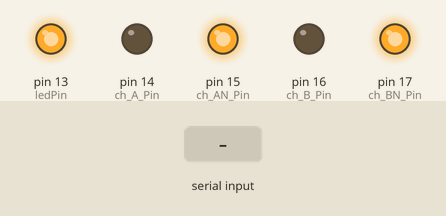
This sketch was run on a simulated Arduino Uno, built with avr-gcc and run on an emulated ATmega328P. Parts: output pins drawn as LEDs (lit = HIGH). Inputs (shaded band) come from the test bench.

Above: at 1.2 s.
1.3 s: "90,45\n" received over Serial
4.3 s: "30,150\n" received over Serial
7.3 s: "90,45\n" received over Serial
10.3 s: "200\n" received over Serial
At 10.4 s:
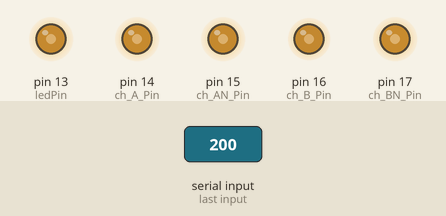
13.3 s: "2\n" received over Serial
At 14.5 s:
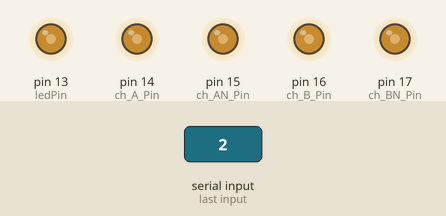
14.8 s: "200\n" received over Serial
At 15.28 s:
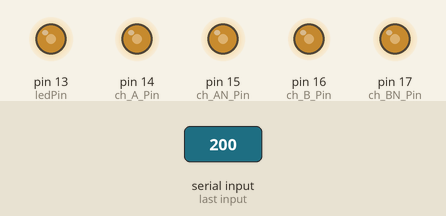
Timing chart, 0 to 18.8 s (numbered marks = the images above; inputs shaded):
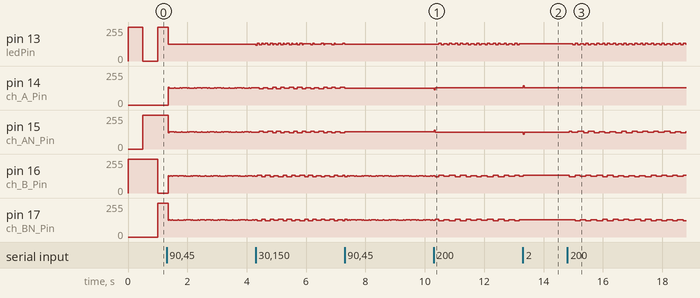

The sketch:

quadrature_signal_timer.ino
```cpp
#define ledPin    13
#define ch_A_Pin  14//A0
#define ch_AN_Pin 15//A1
#define ch_B_Pin  16//A2
#define ch_BN_Pin 17//A3

bool setup_done=false;
int quad_state=0;

void prepare_counter(int value)
{
  // initialize timer1
  noInterrupts();           // disable all interrupts
  TCCR1A = 0;
  TCCR1B = 0;
  TCNT1  = 0;

  OCR1A = value;            // compare match register 16MHz/256/2Hz
  TCCR1B |= (1 << WGM12);   // CTC mode
  TCCR1B |= (1 << CS12);    // 256 prescaler
  TIMSK1 |= (1 << OCIE1A);  // enable timer compare interrupt
  interrupts();             // enable all interrupts
}
void setup()
{
  pinMode(ledPin, OUTPUT);
  pinMode(ch_A_Pin, OUTPUT);
  pinMode(ch_AN_Pin, OUTPUT);
  pinMode(ch_B_Pin, OUTPUT);
  pinMode(ch_BN_Pin, OUTPUT);

  digitalWrite(ch_A_Pin, 0);
  digitalWrite(ch_AN_Pin, 0);
  digitalWrite(ch_B_Pin, 0);
  digitalWrite(ch_BN_Pin, 0);
  Serial.begin(9600);
}

ISR(TIMER1_COMPA_vect)          // timer compare interrupt service routine
{
  digitalWrite(ledPin, digitalRead(ledPin) ^ 1);   // toggle LED pin

  quad_state++;
  quad_state%=4;

  if (quad_state==0)
  {
    digitalWrite(ch_A_Pin, 1);
    digitalWrite(ch_AN_Pin, 0);
  }
  else if (quad_state==1)
  {
    digitalWrite(ch_B_Pin, 1);
    digitalWrite(ch_BN_Pin, 0);
  }
  else if (quad_state==2)
  {
    digitalWrite(ch_A_Pin, 0);
    digitalWrite(ch_AN_Pin, 1);
  }
  else if (quad_state==3)
  {
    digitalWrite(ch_B_Pin, 0);
    digitalWrite(ch_BN_Pin, 1);
  }

}

void loop()
{
  if (!setup_done)
  {
    setup_done=true;
    prepare_counter(31250);
  }
   while (Serial.available() > 0) {
    int req_freq = Serial.parseInt();

    if (Serial.read() == '\n') {
      prepare_counter(req_freq);
    }
  }
}
```

Measured:
- after the input at 10.3 s, pin 14 (ch_A_Pin): 126/255 → 128/255 at once; pin 15 (ch_AN_Pin): 129/255 → 127/255 at once
- after the input at 13.3 s, pin 13 (ledPin): stays 130/255 (without the input it goes to 123/255 after 0.01 s); pin 14 (ch_A_Pin): 128/255 → 144/255 at once, → 128/255 0.04 s later; pin 15 (ch_AN_Pin): 127/255 → 126/255 at once; pin 17 (ch_BN_Pin): stops changing and stays 129/255
